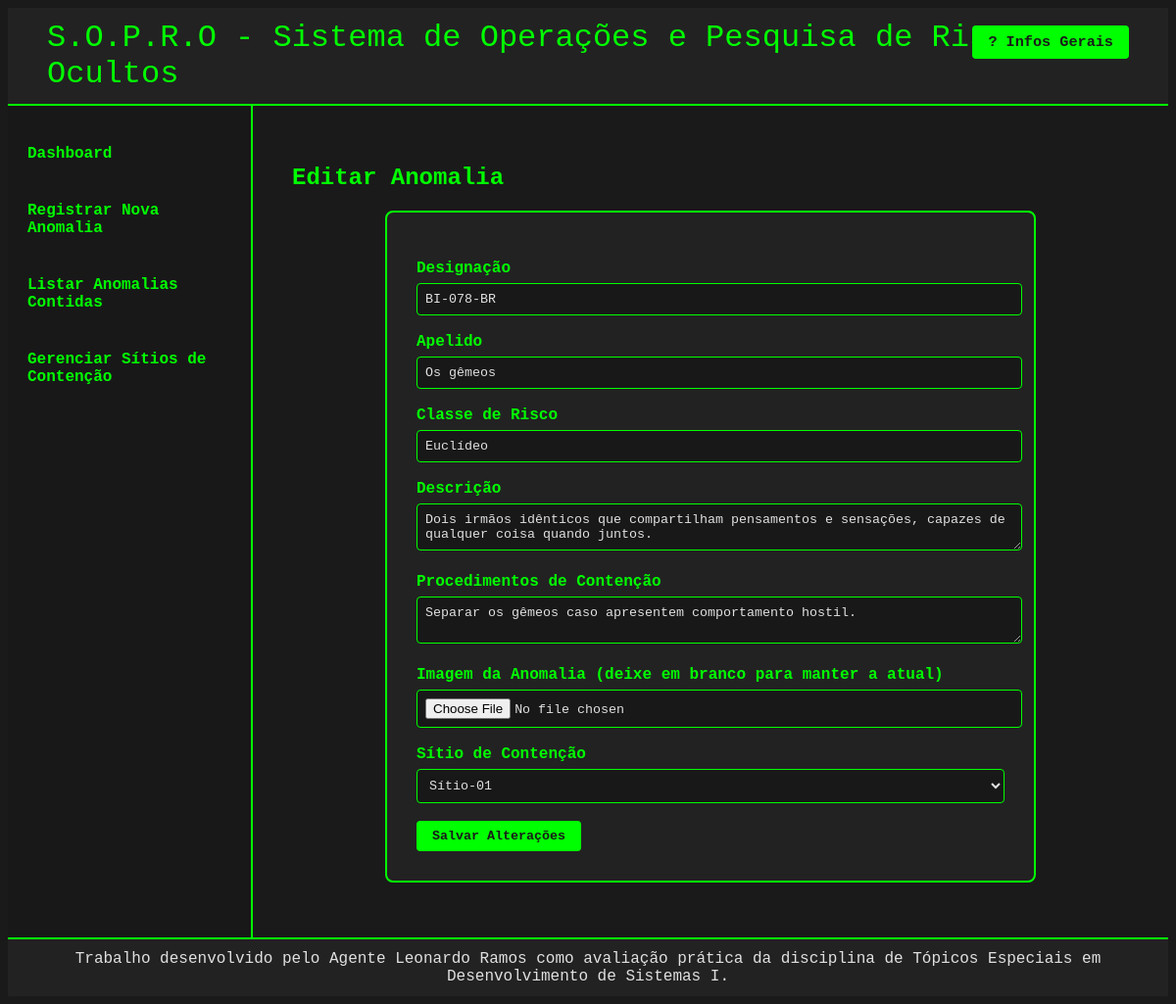
The app's page /anomalia_editar.php?id=5 with its own data.
### tables this page shows
CREATE TABLE IF NOT EXISTS anomalias (
    id INT PRIMARY KEY AUTO_INCREMENT,
    designacao VARCHAR(50) UNIQUE NOT NULL,
    apelido VARCHAR(100) NOT NULL,
    classe_risco VARCHAR(50) NOT NULL,
    descricao TEXT NOT NULL,
    procedimentos_contencao TEXT NOT NULL,
    arquivo_imagem VARCHAR(255) NOT NULL,
    id_sitio INT NOT NULL,
    FOREIGN KEY (id_sitio) REFERENCES sitios(id) ON DELETE CASCADE
);

CREATE TABLE IF NOT EXISTS sitios (
    id INT PRIMARY KEY AUTO_INCREMENT,
    nome VARCHAR(255) NOT NULL,
    descricao TEXT NOT NULL
);

### includes/funcoes.php (called while the page is built, shortened)
<?php
function conectar() {
    $conn = mysqli_connect(DB_HOST, DB_USER, DB_PASS, DB_NAME);
    return $conn;
}
function listar_sitios($pagina = 1) {
    $conn = conectar();
    $offset = ($pagina - 1) * 10;
    $limit = 10;
    $sql = "SELECT * FROM sitios ORDER BY nome LIMIT ?, ?";
    $stmt = mysqli_prepare($conn, $sql);
    mysqli_stmt_bind_param($stmt, "ii", $offset, $limit);
    mysqli_stmt_execute($stmt);
    $result = mysqli_stmt_get_result($stmt);
    $sitios = [];
    while ($row = mysqli_fetch_assoc($result)) {
        $sitios[] = $row;
    }
    return $sitios;
}
function buscar_anomalia($id) {
    $conn = conectar();
    $sql = "SELECT a.*, s.nome AS nome_sitio FROM anomalias a JOIN sitios s ON a.id_sitio = s.id WHERE a.id=?";
    $stmt = mysqli_prepare($conn, $sql);
    mysqli_stmt_bind_param($stmt, "i", $id);
    mysqli_stmt_execute($stmt);
    $result = mysqli_stmt_get_result($stmt);
    $anomalia = mysqli_fetch_assoc($result);
    return $anomalia;
}
?>

### anomalia_editar.php (the view, shortened to what this page needs)
<?php
require_once 'includes/funcoes.php';
$anomalia = buscar_anomalia($_GET['id']);
$sitios = listar_sitios();
?>
<!DOCTYPE html>
<html lang="pt-br">
<head>
    <link rel="stylesheet" href="css/style.css">
</head>
<body>
    <?php include 'includes/header.php'; ?>
    <?php include 'includes/menu.php'; ?>
    <main>
        <h2>Editar Anomalia</h2>
        <form class="formulario" method="post" enctype="multipart/form-data">
            <label for="designacao">Designação</label>
            <input type="text" name="designacao" value="<?php echo htmlspecialchars($anomalia['designacao']); ?>" required>
            <label for="apelido">Apelido</label>
            <input type="text" name="apelido" value="<?php echo htmlspecialchars($anomalia['apelido']); ?>" required>
            <label for="classe_risco">Classe de Risco</label>
            <input type="text" name="classe_risco" value="<?php echo htmlspecialchars($anomalia['classe_risco']); ?>" required>
            <label for="descricao">Descrição</label>
            <textarea name="descricao" required><?php echo htmlspecialchars($anomalia['descricao']); ?></textarea>
            <label for="procedimentos_contencao">Procedimentos de Contenção</label>
            <textarea name="procedimentos_contencao" required><?php echo htmlspecialchars($anomalia['procedimentos_contencao']); ?></textarea>
            <label for="arquivo_imagem">Imagem da Anomalia (deixe em branco para manter a atual)</label>
            <input type="file" name="arquivo_imagem" accept="image/*">
            <label for="id_sitio">Sítio de Contenção</label>
            <select name="id_sitio" required>
                <?php foreach ($sitios as $sitio): ?>
                    <option value="<?php echo $sitio['id']; ?>" <?php if ($anomalia['id_sitio'] == $sitio['id']) echo 'selected'; ?>>
                        <?php echo htmlspecialchars($sitio['nome']); ?>
                    </option>
                <?php endforeach; ?>
            </select>
            <br><br>
            <button class="btn" type="submit">Salvar Alterações</button>
        </form>
    </main>
    <?php include 'includes/footer.php'; ?>
</body>
</html>

### css/style.css (style rules this page uses)
body { min-width: 1080px; min-height: 900px; background: #1a1a1a; color: #00ff00; font-family: 'Fira Code', 'Source Code Pro', monospace; display: grid; grid-template-areas: "header header" "menu main" "footer footer"; grid-template-columns: 250px 1fr; grid-template-rows: 100px 1fr 60px; height: 100vh; }
main { grid-area: main; padding: 40px; background: #1a1a1a; overflow-y: auto; }
.btn { background: #00ff00; color: #1a1a1a; border: none; padding: 8px 16px; border-radius: 4px; font-family: inherit; font-weight: bold; cursor: pointer; transition: background 0.2s; margin-right: 8px; text-decoration: none; }
.formulario { background: #222; padding: 30px; border-radius: 8px; border: 2px solid #00ff00; max-width: 600px; margin: 0 auto; color: #e0e0e0; }
.formulario label { display: block; margin-top: 18px; font-weight: bold; color: #00ff00; }
.formulario input, .formulario textarea, .formulario select { width: 100%; padding: 8px; margin-top: 6px; background: #181818; color: #e0e0e0; border: 1px solid #00ff00; border-radius: 4px; font-family: inherit; }

### records on screen
anomalias: designacao "BI-078-BR", apelido "Os gêmeos", classe_risco "Euclídeo", descricao "Dois irmãos idênticos que compartilham pensamentos e sensações, capazes de qualquer coisa quando juntos.", procedimentos_contencao "Separar os gêmeos caso apresentem comportamento hostil.", id_sitio "Sítio-01"
